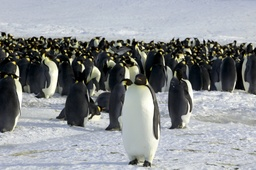
#> input picture src/Layer 5/Main/p.jpg, 256 x 170 px, shrunk from 2967 x 1968 before the run
$ python CheckInjc.py
#> lines starting #> are read from the running program, lines starting #| are printed output that depends on the picture
#> the answer given: 3
#> the answer given: Layer 5/Main/p.jpg
from PIL import Image
from os.path import splitext, basename


def check_injc(bit_num, image_name):
#> called with bit_num = 3, image_name = 'Layer 5/Main/p.jpg'
    img = Image.open(image_name)
#> img is the input picture: PIL image 256x170 RGB; mean R, G, B 138.4, 142.3, 145
    pixels = img.load()
    tpx = []
    for i in range(img.size[1]):   #for each row
        for j in range(img.size[0]):  #for each column
            for color in pixels[j,i]: # color RGB
                num = int(full_byte(bin(color)[2:])[-bit_num:], 2)
                tpx.append(normalize(num, bit_num))
            pixels[j, i] = tuple(tpx)
            tpx = []
        print(f'{100 * i/ img.size[1]:.1f}',"%", end="            \r")
    img.show()
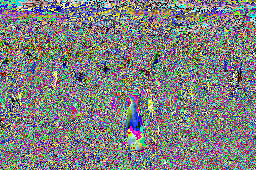
#> shown: PIL image 256x170 RGB; mean R, G, B 126.3, 127.3, 126.8
    img.save(splitext(basename(image_name))[0] + " - out.png")


def full_byte(bina, bit_num=8):
    return (bit_num - len(bina)) * "0" + bina

def normalize(value, bit_num, max_value = 255):
    return int(max_value*value/(2**bit_num - 1))

if __name__ == "__main__":
    bit_num = int(input("Bit num: "))
    image_name = input("Image name: ")
    check_injc(bit_num, image_name)
    print("Done!")
